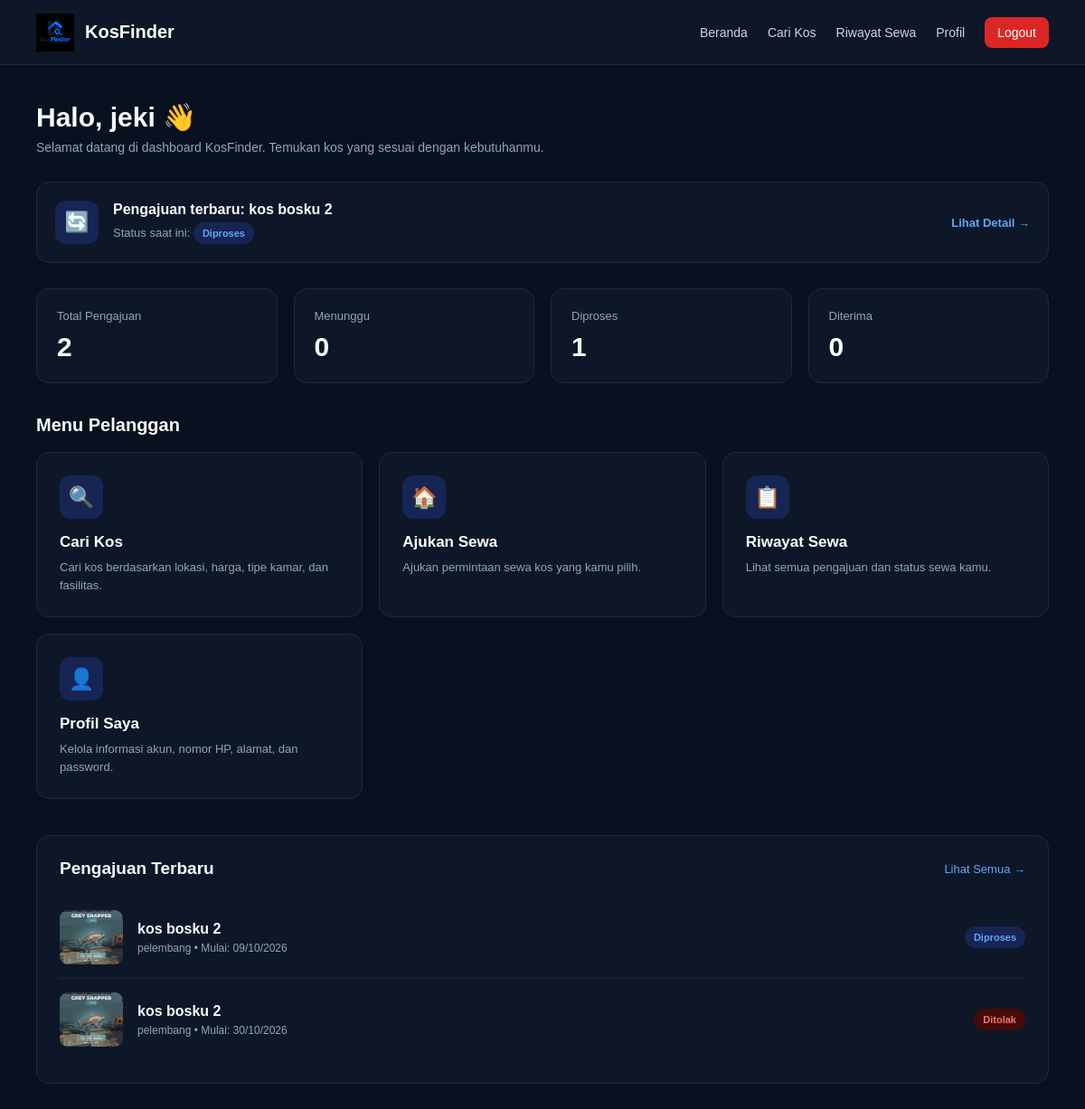
Screenshot of /supplyfinder/pelanggan/dashboard.php (signed in) with the database file from the repository.
### tables this page shows
CREATE TABLE `tb_user` (
  `id_user` int(11) NOT NULL,
  `nama` varchar(100) NOT NULL,
  `email` varchar(100) NOT NULL,
  `password` varchar(255) NOT NULL,
  `no_hp` varchar(20) DEFAULT NULL,
  `alamat` text DEFAULT NULL,
  `role` enum('admin','pelanggan') DEFAULT 'pelanggan'
);

CREATE TABLE `tb_kos` (
  `id_kos` int(11) NOT NULL,
  `nama_kos` varchar(150) NOT NULL,
  `alamat` text NOT NULL,
  `kota` varchar(100) NOT NULL,
  `harga` int(11) NOT NULL,
  `tipe_kamar` varchar(100) NOT NULL,
  `jumlah_kamar` int(11) DEFAULT 1,
  `fasilitas` text DEFAULT NULL,
  `deskripsi` text DEFAULT NULL,
  `foto` varchar(255) DEFAULT NULL,
  `status` enum('tersedia','penuh') DEFAULT 'tersedia',
  `tanggal_dibuat` datetime DEFAULT current_timestamp()
);

CREATE TABLE `tb_sewa` (
  `id_sewa` int(11) NOT NULL,
  `id_kos` int(11) NOT NULL,
  `id_user` int(11) NOT NULL,
  `tanggal_pengajuan` datetime DEFAULT current_timestamp(),
  `tanggal_mulai` date DEFAULT NULL,
  `durasi` int(11) DEFAULT 1,
  `catatan` text DEFAULT NULL,
  `status` enum('menunggu','diproses','diterima','ditolak','selesai') DEFAULT 'menunggu'
);

### supplyfinder/pelanggan/dashboard.php (the view, shortened to what this page needs)
<?php
require_once __DIR__ . '/../config/database.php';
$id_user = (int) $_SESSION['id_user'];
$stmt = mysqli_prepare(
    $conn,
    "SELECT nama, email
     FROM tb_user
     WHERE id_user = ?"
);
mysqli_stmt_bind_param($stmt, "i", $id_user);
mysqli_stmt_execute($stmt);
$result_user = mysqli_stmt_get_result($stmt);
$user = mysqli_fetch_assoc($result_user);
function jumlahSewa($conn, $id_user, $status = null)
{
    if ($status !== null) {
        $stmt = mysqli_prepare(
            $conn,
            "SELECT COUNT(*) AS total
             FROM tb_sewa
             WHERE id_user = ?
             AND status = ?"
        );
        mysqli_stmt_bind_param(
            $stmt,
            "is",
            $id_user,
            $status
        );
    } else {
        $stmt = mysqli_prepare(
            $conn,
            "SELECT COUNT(*) AS total
             FROM tb_sewa
             WHERE id_user = ?"
        );
        mysqli_stmt_bind_param(
            $stmt,
            "i",
            $id_user
        );
    }
    mysqli_stmt_execute($stmt);
    $result = mysqli_stmt_get_result($stmt);
    $data = mysqli_fetch_assoc($result);
    return (int) $data['total'];
}
$total_sewa = jumlahSewa($conn, $id_user);
$total_menunggu = jumlahSewa(
    $conn,
    $id_user,
    'menunggu'
);
$total_diproses = jumlahSewa(
    $conn,
    $id_user,
    'diproses'
);
$total_diterima = jumlahSewa(
    $conn,
    $id_user,
    'diterima'
);
$stmt = mysqli_prepare(
    $conn,
    "SELECT
        s.id_sewa,
        s.status,
        s.tanggal_pengajuan,
        s.tanggal_mulai,
        s.durasi,
        k.nama_kos,
        k.kota,
        k.foto
     FROM tb_sewa s
     INNER JOIN tb_kos k
        ON s.id_kos = k.id_kos
     WHERE s.id_user = ?
     ORDER BY s.tanggal_pengajuan DESC
     LIMIT 5"
);
mysqli_stmt_bind_param(
    $stmt,
    "i",
    $id_user
);
mysqli_stmt_execute($stmt);
$result_sewa = mysqli_stmt_get_result($stmt);
$pengajuan_terbaru = null;
if (mysqli_num_rows($result_sewa) > 0) {
    $rows = [];
    while ($row = mysqli_fetch_assoc($result_sewa)) {
        $rows[] = $row;
    }
    $pengajuan_terbaru = $rows[0];
}
?>
<!DOCTYPE html>
<html lang="id">
<head>
</head>
<body>
<nav class="navbar">
    <a
        href="dashboard.php"
        class="logo"
    >
        <img
            src="../assets/images/logo-kosfinder.png"
            alt="KosFinder"
        >
        <span>
            KosFinder
        </span>
    </a>
    <div class="nav-menu">
        <a href="../index.php">
            Beranda
        </a>
        <a href="../kos.php">
            Cari Kos
        </a>
        <a href="riwayat_sewa.php">
            Riwayat Sewa
        </a>
        <a href="profil.php">
            Profil
        </a>
        <a
            href="../logout.php"
            class="logout"
        >
            Logout
        </a>
    </div>
</nav>
<div class="container">
    <div class="welcome">
        <h1>
            Halo, <?= htmlspecialchars($user['nama']); ?> 👋
        </h1>
        <p>
            Selamat datang di dashboard KosFinder.
            Temukan kos yang sesuai dengan kebutuhanmu.
        </p>
    </div>
    <?php if ($pengajuan_terbaru): ?>
        <?php
        $status = $pengajuan_terbaru['status'];
        $status_class =
            'status-' . strtolower($status);
        ?>
        <div class="notification">
            <div class="notification-icon">
                <?php if ($status === 'menunggu'): ?>
                    ⏳
                <?php elseif ($status === 'diproses'): ?>
                    🔄
                <?php elseif ($status === 'diterima'): ?>
                    ✅
                <?php elseif ($status === 'ditolak'): ?>
                    ❌
                <?php else: ?>
                    🏁
                <?php endif; ?>
            </div>
            <div class="notification-content">
                <div class="notification-title">
                    Pengajuan terbaru:
                    <?= htmlspecialchars(
                        $pengajuan_terbaru['nama_kos']
                    ); ?>
                </div>
                <div class="notification-text">
                    Status saat ini:
                    <span class="status <?= $status_class; ?>">
                        <?= htmlspecialchars($status); ?>
                    </span>
                </div>
            </div>
            <a
                href="riwayat_sewa.php"
                class="notification-link"
            >
                Lihat Detail →
            </a>
        </div>
    <?php endif; ?>
    <div class="stats">
        <div class="stat-card">
            <div class="stat-label">
                Total Pengajuan
            </div>
            <div class="stat-number">
                <?= $total_sewa; ?>
            </div>
        </div>
        <div class="stat-card">
            <div class="stat-label">
                Menunggu
            </div>
            <div class="stat-number">
                <?= $total_menunggu; ?>
            </div>
        </div>
        <div class="stat-card">
            <div class="stat-label">
                Diproses
            </div>
            <div class="stat-number">
                <?= $total_diproses; ?>
            </div>
        </div>
        <div class="stat-card">
            <div class="stat-label">
                Diterima
            </div>
            <div class="stat-number">
                <?= $total_diterima; ?>
            </div>
        </div>
    </div>
    <h2 class="section-title">
        Menu Pelanggan
    </h2>
    <div class="menu-grid">
        <a
            href="../kos.php"
            class="menu-card"
        >
            <div class="menu-icon">
                🔍
            </div>
            <h3>
                Cari Kos
            </h3>
            <p>
                Cari kos berdasarkan lokasi,
                harga, tipe kamar, dan fasilitas.
            </p>
        </a>
        <a
            href="../ajukan_sewa.php"
            class="menu-card"
        >
            <div class="menu-icon">
                🏠
            </div>
            <h3>
                Ajukan Sewa
            </h3>
            <p>
                Ajukan permintaan sewa
                kos yang kamu pilih.
            </p>
        </a>
        <a
            href="riwayat_sewa.php"
            class="menu-card"
        >
            <div class="menu-icon">
                📋
            </div>
            <h3>
                Riwayat Sewa
            </h3>
            <p>
                Lihat semua pengajuan dan
                status sewa kamu.
            </p>
        </a>
        <a
            href="profil.php"
            class="menu-card"
        >
            <div class="menu-icon">
                👤
            </div>
            <h3>
                Profil Saya
            </h3>
            <p>
                Kelola informasi akun,
                nomor HP, alamat, dan password.
            </p>
        </a>
    </div>
    <div class="latest">
        <div class="latest-header">
            <h2>
                Pengajuan Terbaru
            </h2>
            <a href="riwayat_sewa.php">
                Lihat Semua →
            </a>
        </div>
        <?php if (count($rows) > 0): ?>
            <?php foreach ($rows as $row): ?>
                <?php
                $foto = !empty($row['foto'])
                    ? "../assets/images/" . $row['foto']
                    : "../assets/images/no-image.jpg";
                $status_class =
                    'status-' .
                    strtolower($row['status']);
                ?>
                <div class="latest-item">
                    <img
                        src="<?= htmlspecialchars($foto); ?>"
                        alt="<?= htmlspecialchars($row['nama_kos']); ?>"
                        class="latest-photo"
                        onerror="this.src='../assets/images/no-image.jpg';"
                    >
                    <div class="latest-info">
                        <div class="latest-name">
                            <?= htmlspecialchars(
                                $row['nama_kos']
                            ); ?>
                        </div>
                        <div class="latest-location">
                            <?= htmlspecialchars(
                                $row['kota']
                            ); ?>
                            • Mulai:
                            <?= !empty($row['tanggal_mulai'])
                                ? date(
                                    'd/m/Y',
                                    strtotime(
                                        $row['tanggal_mulai']
                                    )
                                )
                                : '-'; ?>
                        </div>
                    </div>
                    <span
                        class="status <?= $status_class; ?>"
                    >
                        <?= htmlspecialchars(
                            $row['status']
                        ); ?>
                    </span>
                </div>
            <?php endforeach; ?>
        <?php else: ?>
            <div class="empty">
                Kamu belum memiliki pengajuan sewa.
            </div>
        <?php endif; ?>
    </div>
</div>
</body>
</html>

### supplyfinder/pelanggan/dashboard.php (style rules this page uses)
* { margin: 0; padding: 0; box-sizing: border-box; }
body { font-family: Arial, Helvetica, sans-serif; background: #08111f; color: #f8fafc; min-height: 100vh; }
.navbar { height: 72px; background: #0d1728; border-bottom: 1px solid #1e293b; display: flex; align-items: center; justify-content: space-between; padding: 0 40px; position: sticky; top: 0; z-index: 100; }
.logo { display: flex; align-items: center; gap: 12px; text-decoration: none; color: white; }
.logo img { width: 42px; height: 42px; object-fit: contain; }
.logo span { font-size: 20px; font-weight: 700; }
.nav-menu { display: flex; align-items: center; gap: 22px; }
.nav-menu a { color: #cbd5e1; text-decoration: none; font-size: 14px; transition: 0.2s; }
.logout { background: #dc2626; color: white !important; padding: 9px 14px; border-radius: 8px; }
.container { max-width: 1200px; margin: auto; padding: 40px; }
.welcome { margin-bottom: 30px; }
.welcome h1 { font-size: 30px; margin-bottom: 8px; }
.welcome p { color: #94a3b8; font-size: 14px; }
.notification { display: flex; align-items: center; gap: 16px; background: #0d1728; border: 1px solid #1e293b; border-radius: 14px; padding: 20px; margin-bottom: 28px; }
.notification-icon { width: 48px; height: 48px; display: flex; align-items: center; justify-content: center; border-radius: 12px; background: #172554; font-size: 22px; flex-shrink: 0; }
.notification-content { flex: 1; }
.notification-title { font-weight: 700; margin-bottom: 5px; }
.notification-text { color: #94a3b8; font-size: 13px; }
.notification-link { color: #60a5fa; text-decoration: none; font-size: 13px; font-weight: 600; }
.stats { display: grid; grid-template-columns: repeat(4, 1fr); gap: 18px; margin-bottom: 35px; }
.stat-card { background: #0d1728; border: 1px solid #1e293b; border-radius: 14px; padding: 22px; transition: 0.2s; }
.stat-label { color: #94a3b8; font-size: 13px; margin-bottom: 10px; }
.stat-number { font-size: 30px; font-weight: 700; }
.section-title { font-size: 20px; margin-bottom: 18px; }
.menu-grid { display: grid; grid-template-columns: repeat(3, 1fr); gap: 18px; margin-bottom: 40px; }
.menu-card { background: #0d1728; border: 1px solid #1e293b; border-radius: 14px; padding: 25px; text-decoration: none; color: white; transition: 0.2s; }
.menu-icon { width: 48px; height: 48px; display: flex; align-items: center; justify-content: center; background: #172554; border-radius: 12px; font-size: 23px; margin-bottom: 16px; }
.menu-card h3 { margin-bottom: 8px; font-size: 17px; }
.menu-card p { color: #94a3b8; font-size: 13px; line-height: 1.5; }
.latest { background: #0d1728; border: 1px solid #1e293b; border-radius: 14px; padding: 25px; }
.latest-header { display: flex; justify-content: space-between; align-items: center; margin-bottom: 20px; }
.latest-header h2 { font-size: 19px; }
.latest-header a { color: #60a5fa; text-decoration: none; font-size: 13px; }
.latest-item { display: flex; align-items: center; gap: 16px; padding: 15px 0; border-bottom: 1px solid #1e293b; }
.latest-item:last-child { border-bottom: none; }
.latest-photo { width: 70px; height: 60px; object-fit: cover; border-radius: 9px; background: #172033; flex-shrink: 0; }
.latest-info { flex: 1; }
.latest-name { font-weight: 700; margin-bottom: 5px; }
.latest-location { color: #94a3b8; font-size: 12px; }
.status { display: inline-block; padding: 6px 10px; border-radius: 999px; font-size: 11px; font-weight: 700; text-transform: capitalize; white-space: nowrap; }
.status-diproses { background: #172554; color: #60a5fa; }
.status-ditolak { background: #450a0a; color: #f87171; }

### rows the page displays
tb_user: nama "jeki"
tb_kos: nama_kos "kos bosku 2"
tb_sewa: status "Diproses", id_kos.foto (picture), id_kos.nama_kos "kos bosku 2", id_kos.kota "pelembang", tanggal_mulai "09/10/2026"
tb_sewa: id_kos.foto (picture), id_kos.nama_kos "kos bosku 2", id_kos.kota "pelembang", tanggal_mulai "30/10/2026", status "Ditolak"

### other values shown
$total_sewa "2"
$total_menunggu "0"
$total_diproses "1"
$total_diterima "0"
